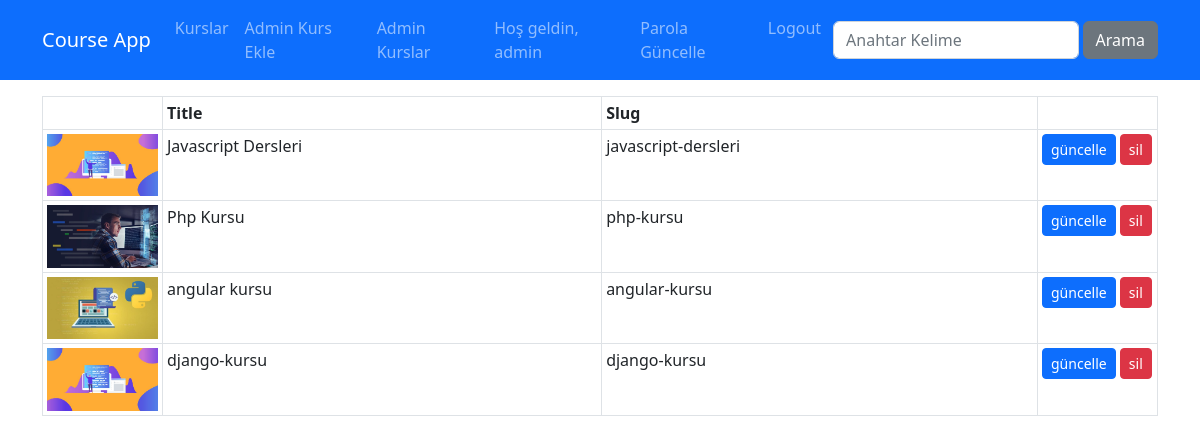
Page /kurslar/course-list (signed in) on the committed database.
### courses/models.py (models this page shows, shortened)
class Course(models.Model):
    title = models.CharField(max_length=50)
    subtitle = models.CharField(max_length=100, default="")
    description = RichTextField()
    image = models.ImageField(upload_to="images", default="")
    date= models.DateField(auto_now=True)
    isActive = models.BooleanField(default=False)
    isHome = models.BooleanField(default=False)
    slug = models.SlugField(default="",blank=True,null=False, unique=True, db_index=True)
    categories = models.ManyToManyField(Category)

### courses/views.py (the view)
# urls.py: path('course-list', views.course_list, name="course_list"),
@login_required()
def course_list(request):
    kurslar = Course.objects.all()
    return render(request, 'courses/course-list.html',{
        'courses' : kurslar
    })

### courses/templates/courses/course-list.html (shortened to what this page needs)
{% extends 'layout.html' %}
{% load static %}
{% block css_files %}
    <link rel="stylesheet" href="{% static 'courses/css/style.css' %}">
{% endblock %}
{% block content %}
    <div class="container mt-3">
        <div class="row">
            <div class="col-12">
               <table class="table table-sm table-bordered">
                    <thead>
                        <tr>
                            <th style="width:120px;"></th>
                            <th>Title</th>
                            <th>Slug</th>
                            <th style="width:120px;"></th>
                        </tr>
                    </thead>
                    <tbody>
                        {% for course in courses %}
                            <tr>
                                <td>
                                    <img src="{{ course.image.url }}"  class="img-fluid">
                                </td>
                                <td>{{ course.title }}</td>
                                <td>{{course.slug}}</td>
                                <td>
                                    <a href="{% url 'course_edit' course.id %}" class="btn btn-primary btn-sm">güncelle</a>
                                    <a href="{% url 'course_delete' course.id %}" class="btn btn-danger btn-sm">sil</a>
                                </td>
                            </tr>
                        {% endfor %}
                    </tbody>
               </table>
            </div>
        </div>
    </div>
{% endblock %}

### templates/layout.html (shortened to what this page needs)
{% load static %}
<!DOCTYPE html>
<html lang="en">
<head>
    <link rel="stylesheet" href="{% static 'css/bootstrap.min.css' %}"/>
    {% block css_files %}{% endblock  %}
</head>
<body>
    {% include 'partials/_nav.html' %}
    {% block content %} {% endblock %}
</body>
</html>

### templates/partials/_nav.html (shortened to what this page needs)
<nav class="navbar navbar-expand-lg bg-primary navbar-dark">
    <div class="container">
        <a href="{% url 'index' %}" class="navbar-brand">Course App</a>
        <div class="collapse navbar-collapse" id="navbar">
            <ul class="navbar-nav me-auto">
            <li class="nav-item">
                <a href="{% url 'index' %}" class="nav-link">Kurslar</a>
            </li>
            {% if user.is_superuser %}
                <li class="nav-item">
                    <a href="{% url 'create_course' %}" class="nav-link">Admin Kurs Ekle</a>
                </li>
                <li class="nav-item">
                    <a href="{% url 'course_list' %}" class="nav-link">Admin Kurslar</a>
                </li>
            {% endif %}
            </ul>
            <ul class="navbar-nav me-1">
                {% if user.is_authenticated %}
                    <li class="nav-item">
                        <a href="#" class="nav-link">Hoş geldin, {{ user.username }}</a>
                    </li>
                    <li class="nav-item">
                        <a href="{% url 'change_password' %}" class="nav-link">Parola Güncelle</a>
                    </li>
                    <li class="nav-item">
                        <a href="{% url 'user_logout' %}" class="nav-link">Logout</a>
                    </li>
                {% endif %}
            </ul>
            <form class="d-flex" action="{% url 'search' %}">
            <input class="form-control me-1" type="text" name="q" placeholder="Anahtar Kelime">
            <button type="submit" class="btn btn-secondary">Arama</button>
            </form>
        </div>
    </div>
</nav>

### rows in the picture
Course: image (picture), title "Javascript Dersleri", slug "javascript-dersleri"
Course: image (picture), title "Php Kursu", slug "php-kursu"
Course: image (picture), title "angular kursu", slug "angular-kursu"
Course: image (picture), title "django-kursu", slug "django-kursu"

### other values in the picture
{{ user.username }} "admin"
